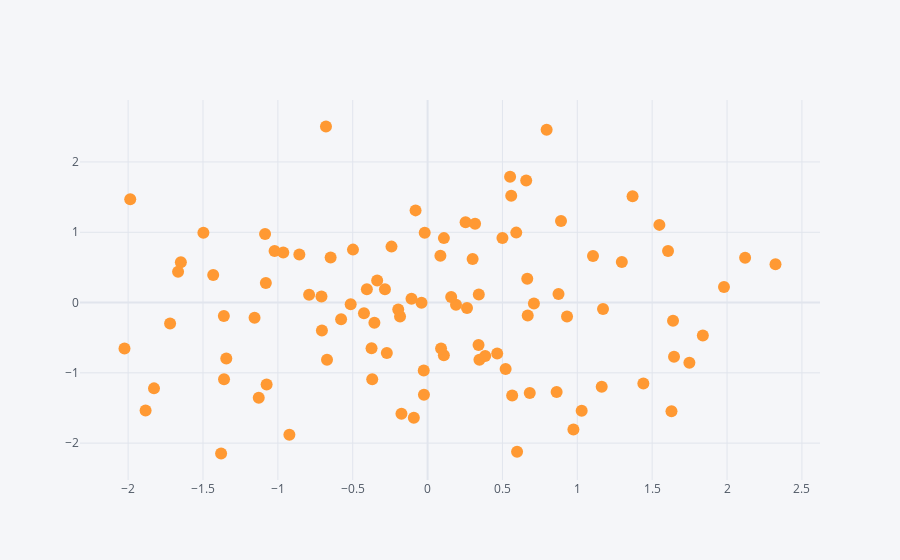

Notebook code cell kept with this figure:
### Code cell
df.iplot(kind="scatter",x="A",y="C",mode="markers")
